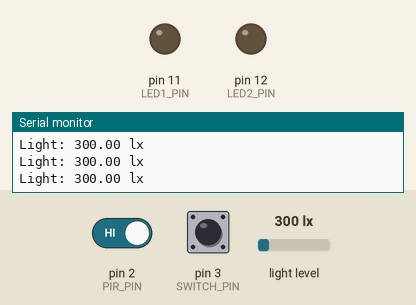
Simulated run of this sketch. Board: Arduino Uno, built with avr-gcc and run on an emulated ATmega328P. Shown: output pins drawn as LEDs (lit = HIGH), the last lines printed to the serial monitor. Inputs (shaded band) come from the test bench; at power-on: pin 3 (SWITCH_PIN) HIGH, pin 2 (PIR_PIN) HIGH, light level 300 lx.

Above: at 2.7 s.
2.8 s: pin 3 (SWITCH_PIN) pulled LOW for 0.25 s
At 3.4 s:
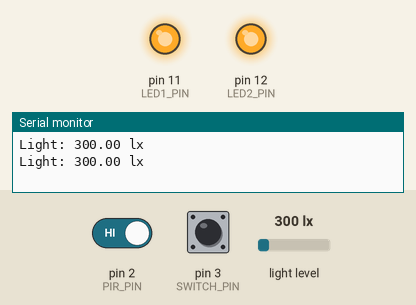
4.5 s: pin 3 (SWITCH_PIN) pulled LOW for 1 s
At 5.1 s:
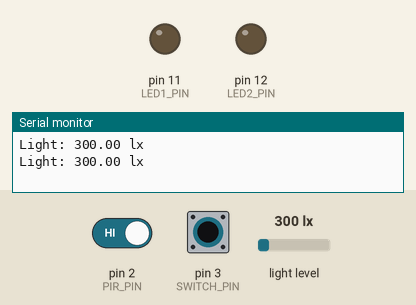
7.0 s: pin 3 (SWITCH_PIN) pulled LOW for 3.2 s
At 7.7 s:
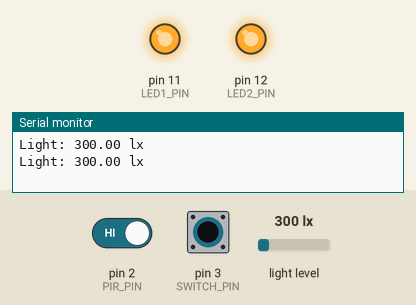
Timing chart, 0 to 10.0 s (numbered marks = the images above; inputs shaded):
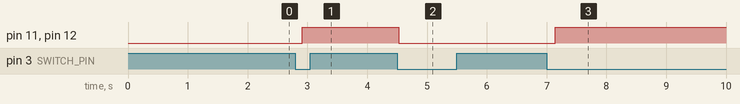

The sketch:

SmartLightingSystem.ino
```cpp
#include <Wire.h>
#include <BH1750.h>

#define PIR_PIN 2
#define SWITCH_PIN 3
#define LED1_PIN 11
#define LED2_PIN 12

BH1750 lightMeter;

volatile bool motionInterruptFlag = false;
volatile bool switchInterruptFlag = false;

const float LIGHT_THRESHOLD = 50.0;
unsigned long lastSwitchInterrupt = 0;
unsigned long lastMotionInterrupt = 0;

void motionISR() {
  unsigned long currentTime = millis();
  if (currentTime - lastMotionInterrupt > 1000) {
    motionInterruptFlag = true;
    lastMotionInterrupt = currentTime;
  }
}

void switchISR() {
  unsigned long currentTime = millis();
  if (currentTime - lastSwitchInterrupt > 300) {
    switchInterruptFlag = true;
    lastSwitchInterrupt = currentTime;
  }
}

void setup() {
  Serial.begin(9600);
  delay(1500);

  setupPins();
  setupLightSensor();
  setupInterrupts();

  Serial.println("System ready...");
}

void loop() {
  float lux = readLightLevel();
  printLightLevel(lux);

  handleMotionInterrupt(lux);
  handleSwitchInterrupt();

  delay(200);
}

void setupPins() {
  pinMode(PIR_PIN, INPUT);
  pinMode(SWITCH_PIN, INPUT_PULLUP);
  pinMode(LED1_PIN, OUTPUT);
  pinMode(LED2_PIN, OUTPUT);
}

void setupLightSensor() {
  Wire.begin();
  if (lightMeter.begin()) {
    Serial.println("BH1750 started successfully");
  } else {
    Serial.println("BH1750 not found");
  }
}

void setupInterrupts() {
  attachInterrupt(digitalPinToInterrupt(PIR_PIN), motionISR, RISING);
  attachInterrupt(digitalPinToInterrupt(SWITCH_PIN), switchISR, FALLING);
}

float readLightLevel() {
  float lux = lightMeter.readLightLevel();

  if (lux < 0) {
    Serial.println("Failed to read BH1750");
    return 0;
  }

  return lux;
}

void printLightLevel(float lux) {
  Serial.print("Light: ");
  Serial.print(lux);
  Serial.println(" lx");
}

void handleMotionInterrupt(float lux) {
  if (motionInterruptFlag) {
    motionInterruptFlag = false;

    Serial.println("Motion detected!");

    if (lux < LIGHT_THRESHOLD) {
      Serial.println("It is dark. Turning lights ON.");
      turnLightsOn();
    } else {
      Serial.println("It is bright. Lights remain unchanged.");
    }
  }
}

void handleSwitchInterrupt() {
  if (switchInterruptFlag) {
    switchInterruptFlag = false;

    Serial.println("Slider switch activated. Toggling LED1 and LED2.");
    toggleLights();
  }
}

void turnLightsOn() {
  digitalWrite(LED1_PIN, HIGH);
  digitalWrite(LED2_PIN, HIGH);
}

void toggleLights() {
  digitalWrite(LED1_PIN, !digitalRead(LED1_PIN));
  digitalWrite(LED2_PIN, !digitalRead(LED2_PIN));
}
```

Measured:
- after the input at 2.8 s, pin 11 (LED1_PIN), pin 12 (LED2_PIN): LOW → HIGH after 0.11 s
- after the input at 4.5 s, pin 11 (LED1_PIN), pin 12 (LED2_PIN): HIGH → LOW at once
- after the input at 7.0 s, pin 11 (LED1_PIN), pin 12 (LED2_PIN): LOW → HIGH after 0.14 s
